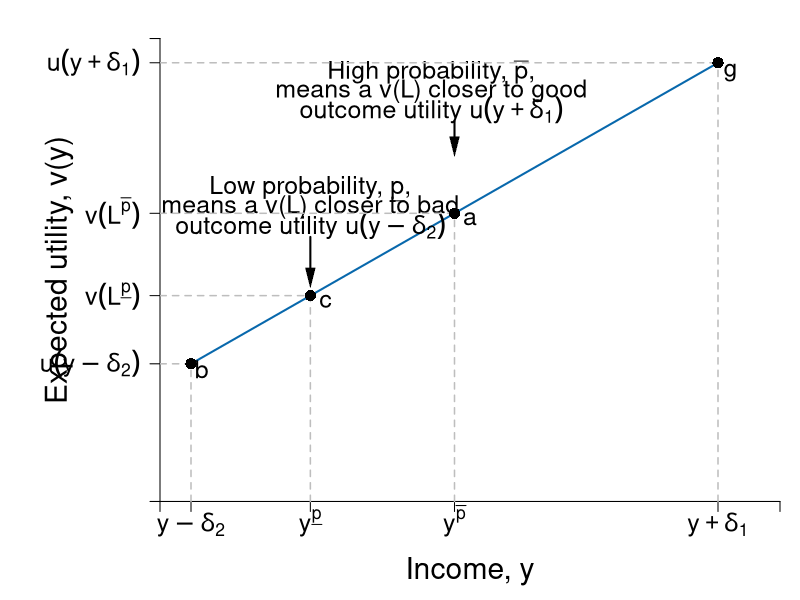

Write R code to recreate this figure.
#Graph Designer(s): Simon Halliday, Riley Boeth '17, Scott Cohn
#Authors: Bowles and Halliday
#Title: Coordination, Conflict and Competition: A Text in Microeconomics

library(shape)
pdf(file = "risk/risk_weighted_ave.pdf", width = 10, height = 8)

# Set parameters for graphics
axislabelsize <- 1.8
labelsize <- 1.5
namesize <- 1.8
annotatesize <- 1.5
graphlinewidth <- 2
segmentlinewidth <- 1.5

COL <- c("#7fc97f", "#beaed4", "#fdc086", "#ffff99", "#386cb0", "#f0027f", "#bf5b17", "#666666")
COLA <- c("#e0f3db", "#99d8c9","#66c2a4","#41ae76", "#238b45", "#005824")
COLB <- c("#c6dbef", "#4eb3d3", "#2b8cbe", "#0868ac","#084081")
COLC <- c("#fcfbfd", "#efedf5", "#dadaeb", "#bcbddc", "#9e9ac8", "#807dba", "#6a51a3", "#54278f", "#3f007d")
grays <- gray.colors(25, start = 1, end = 0)

#Edited the margins to cater for the larger LHS labels
par(mar =  c(4, 8, 1, 1))

#Concave utility of wealth function

ConcaveU <- function(x){
  (1600 - (x - 40)^2)^(1/2)
}

#Add limits on axes and levels of utility for each indifference curve
ylims <- c(0, 42)
xlims <- c(0, 40)

npts <- 501 
x <- seq(xlims[1], xlims[2], length.out = npts)
y <- seq(ylims[1], ylims[2], length.out = npts) 

plot(0, 0, xlim = xlims, ylim = ylims, type = "n",
     xlab = expression(paste("")),
     ylab = expression(paste("")), 
     xaxt = "n", 
     yaxt = "n", 
     cex.lab = axislabelsize, 
     bty = "n", 
     xaxs = "i" 
     #yaxs="i"
)

#x and y limits with plain axes without ticks/numbers to match previous graph

pointbx <- 9.7
pointcx <- 19

ticksy <- c(0, ConcaveU(2), ConcaveU(2) - (ConcaveU(36) - ConcaveU(2))/(36 - 2)*2 + pointbx*(ConcaveU(36) - ConcaveU(2))/(36 - 2), ConcaveU(2) - (ConcaveU(36) - ConcaveU(2))/(36 - 2)*2 + pointcx*(ConcaveU(36) - ConcaveU(2))/(36 - 2), ConcaveU(36), ylims[2])
ylabels <- c(NA, expression(paste(u(y - delta[2]))), expression(paste(v(L^underline(p)))), expression(paste(v(L^{bar(p)}))), expression(paste(u(y + delta[1]))), NA)
ticksx <- c(0, 2, pointbx, pointcx, 36, xlims[2])
xlabels <- c(NA, expression(paste(y - delta[2])), expression(paste(y^underline(p))), expression(paste(y^bar(p))), expression(paste(y + delta[1])), NA)

axis(1,at = ticksx,  pos = 0, labels = xlabels, cex.axis = labelsize)
axis(2,at = ticksy,  pos = 0, labels = ylabels, las = 1, cex.axis = labelsize)

npts <- 500 
xx1 <- seq(xlims[1], xlims[2], length.out = npts)
xx2 <- seq(0, xlims[2], length.out = npts)
xx3 <- seq(xlims[1], 0, length.out = npts)
xx4 <- seq(-11, 0, length.out = npts)

#Axis labels and draw linear utility function
mtext(expression(paste("Income, y")), side = 1, line = 2.5, cex = axislabelsize)
text(-6.5, 0.5*ylims[2], expression(paste("Expected utility, v(y)")), xpd = TRUE, cex = axislabelsize, srt = 90) 

#lines(xx1, ConcaveU(xx1, y), col = COLA[5], lwd = graphlinewidth)

#Add line from pt a to pt c

segments(2, ConcaveU(2), 36, ConcaveU(36), lty = 1, col = COLB[4] , lwd = graphlinewidth)

(ConcaveU(36) - ConcaveU(2))/(36 - 2)


#Label points on line

text(2.7, ConcaveU(2) - 0.5, expression(paste("b")), cex = labelsize)
segments(2, 0, 2, ConcaveU(2), lty = 2, col = "gray", lwd = segmentlinewidth)
segments(0, ConcaveU(2), 2, ConcaveU(2), lty = 2, col = "gray", lwd = segmentlinewidth)
points(2, ConcaveU(2), pch = 16, col = "black", cex = 1.5)



text(pointbx, 28.4 , expression(paste("Low probability, ", underline(p),",")), cex = labelsize)
text(pointbx, 26.7 , expression(paste("means a v(L) closer to bad")), cex = labelsize)
text(pointbx, 25 , expression(paste("outcome utility ", u(y - delta[2]))), cex = labelsize)
Arrows(pointbx, 24, pointbx, 20.3, col = "black", lty = 1, lwd = 2, code = 2, arr.type = "triangle", arr.lwd = 0.5)
text(pointbx + 1, ConcaveU(2) - (ConcaveU(36) - ConcaveU(2))/(36 - 2)*2 + pointbx*(ConcaveU(36) - ConcaveU(2))/(36 - 2) - 0.5, expression(paste("c")), cex = labelsize)
segments(0, ConcaveU(2) - (ConcaveU(36) - ConcaveU(2))/(36 - 2)*2 + pointbx*(ConcaveU(36) - ConcaveU(2))/(36 - 2), pointbx, ConcaveU(2) - (ConcaveU(36) - ConcaveU(2))/(36 - 2)*2 + pointbx*(ConcaveU(36) - ConcaveU(2))/(36 - 2), lty = 2, col = "gray", lwd = segmentlinewidth)
segments(pointbx, 0, pointbx, ConcaveU(2) - (ConcaveU(36) - ConcaveU(2))/(36 - 2)*2 + pointbx*(ConcaveU(36) - ConcaveU(2))/(36 - 2), lty = 2, col = "gray", lwd = segmentlinewidth)
points(pointbx, ConcaveU(2) - (ConcaveU(36) - ConcaveU(2))/(36 - 2)*2 + pointbx*(ConcaveU(36) - ConcaveU(2))/(36 - 2), pch = 16, col = "black", cex = 1.5)

text(pointcx - 1.5, 38.9 , expression(paste("High probability, ", bar(p), "," )), cex = labelsize)
text(pointcx - 1.5, 37.2 , expression(paste("means a v(L) closer to good")), cex = labelsize)
text(pointcx - 1.5, 35.5 , expression(paste("outcome utility ", u(y + delta[1]))), cex = labelsize)
Arrows(pointcx, 34.5, pointcx, 32.2, col = "black", lty = 1, lwd = 2, code = 2, arr.type = "triangle", arr.lwd = 0.5)

text(pointcx + 1, ConcaveU(2) - (ConcaveU(36) - ConcaveU(2))/(36 - 2)*2 + pointcx*(ConcaveU(36) - ConcaveU(2))/(36 - 2) - 0.5, expression(paste("a")), cex = labelsize)
segments(0, ConcaveU(2) - (ConcaveU(36) - ConcaveU(2))/(36 - 2)*2 + pointcx*(ConcaveU(36) - ConcaveU(2))/(36 - 2), pointcx, ConcaveU(2) - (ConcaveU(36) - ConcaveU(2))/(36 - 2)*2 + pointcx*(ConcaveU(36) - ConcaveU(2))/(36 - 2), lty = 2, col = "gray", lwd = segmentlinewidth)
segments(pointcx, 0, pointcx, ConcaveU(2) - (ConcaveU(36) - ConcaveU(2))/(36 - 2)*2 + pointcx*(ConcaveU(36) - ConcaveU(2))/(36 - 2), lty = 2, col = "gray", lwd = segmentlinewidth)
points(pointcx, ConcaveU(2) - (ConcaveU(36) - ConcaveU(2))/(36 - 2)*2 + pointcx*(ConcaveU(36) - ConcaveU(2))/(36 - 2), pch = 16, col = "black", cex = 1.5)


text(36.8, ConcaveU(36) - 0.9, expression(paste("g")), cex = labelsize)
segments(36, 0, 36, ConcaveU(36), lty = 2, col = "gray", lwd = segmentlinewidth)
segments(0, ConcaveU(36), 36, ConcaveU(36), lty = 2, col = "gray", lwd = segmentlinewidth)
points(36, ConcaveU(36), pch = 16, col = "black", cex = 1.5)


dev.off()
